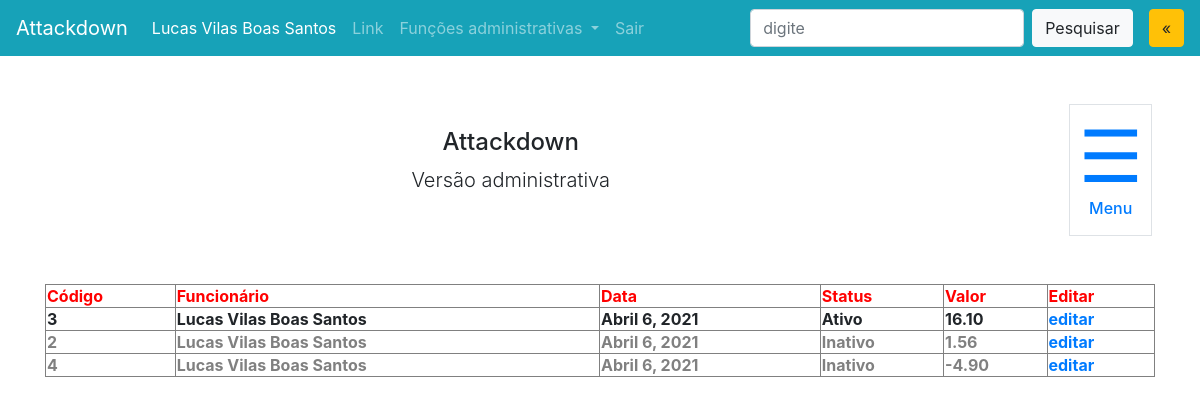
The page /pedidos/lista/ (signed in) on the database as committed earlier.
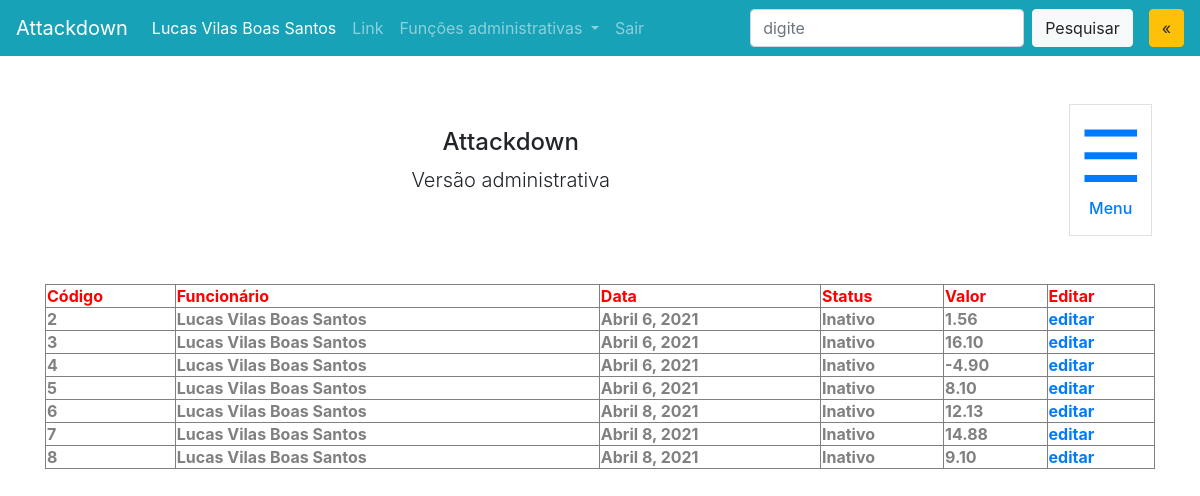
The same page on the database as committed later.
### account/models.py (models this page shows, shortened)
class Account(AbstractBaseUser, PermissionsMixin):
    email = models.EmailField(_('email address'), unique=True, max_length=60)
    cpf = models.TextField(unique=True, primary_key=True)
    nome = models.TextField(max_length=45)
    cargo = models.TextField(max_length=20)
    is_admin = models.BooleanField(default=False)
    is_staff = models.BooleanField(default=False)
    is_superuser = models.BooleanField(default=False)
    is_active = models.BooleanField(default=True)
    date_joined = models.DateTimeField(default=timezone.now)
    USERNAME_FIELD = 'email'
    REQUIRED_FIELDS = ['cpf']
    objects = AccountManager()

### pedido/models.py (models this page shows)
class Pedido(models.Model):
    idPedido = models.AutoField(primary_key=True)
    nomeFuncionario = models.ForeignKey(Account, default=None, on_delete=models.DO_NOTHING, null=True)
    dataPedido = models.DateField()
    status = models.BooleanField()
    valorTotal = models.DecimalField(max_digits=7, decimal_places=2)

### pedido/views.py (the view)
# urls.py: path('lista/', views.lista_pedidos),
def lista_pedidos(request):
    queryset = Pedido.objects.filter(nomeFuncionario=request.user).order_by('-status')
    context = {
        'pedidos':queryset
    }
    return render(request, 'lista-pedidos.html', context)

### templates/lista-pedidos.html (shortened to what this page needs)
{% extends "base.html" %}
{% block conteudo %}
	<table border=1 style="width: 100%;">
        <tr style="color: red;">
            <th>Código</th>
            <th>Funcionário</th>
            <th>Data</th>
            <th>Status</th>
            <th>Valor</th>
            <th>Editar</th>
        </tr>
        {% for pedido in pedidos %}
        <tr {% if not pedido.status %} style="color: grey;"{% endif %}>
            <th>{{ pedido.idPedido }}</th>
            <th>{{ pedido.nomeFuncionario.nome }}</th>
            <th>{{ pedido.dataPedido }}</th>
            <th>{% if pedido.status %}Ativo{% else %}Inativo{% endif %}</th>
            <th>{{ pedido.valorTotal }}</th>
            <th><a href="{% url 'editar-pedido' pedido.idPedido %}">editar</a></th>
        </tr>
        {% endfor %}
    </table>
{% endblock conteudo %}

### templates/base.html (shortened to what this page needs)
<html>
<head>
<link rel="stylesheet" href="https://stackpath.bootstrapcdn.com/bootstrap/4.2.1/css/bootstrap.min.css">
</head>
<body>
<nav class="navbar navbar-expand-xl navbar-dark bg-info">
	<a class="navbar-brand" href="http://127.0.0.1:8000/index/">Attackdown</a>
    <a class="pull-bs-canvas-right ml-3 order-xl-last btn btn-warning" href="#">&laquo;</a>
    <div class="collapse navbar-collapse" id="navbarSupportedContent">
		<ul class="navbar-nav mr-auto">
			<li class="nav-item active">
				<a class="nav-link" href="#">{{user.nome}}<span class="sr-only">(current)</span></a>
			</li>
			<li class="nav-item">
				<a class="nav-link" href="#">Link</a>
			</li>
			<li class="nav-item dropdown">
				<a class="nav-link dropdown-toggle" href="#" id="navbarDropdown" role="button" data-toggle="dropdown" aria-haspopup="true" aria-expanded="false">
				Funções administrativas
				</a>
			</li>
			<li class="nav-item">
				<a class="nav-link" href="/accounts/logout" tabindex="-1">Sair</a>
			</li>
		</ul>
		<form class="form-inline my-2 my-lg-0">
			<input class="form-control mr-sm-2" type="search" placeholder="digite" aria-label="Search">
			<button class="btn btn-light my-2 my-sm-0" type="submit">Pesquisar</button>
		</form>
	</div>
</nav>
<div class="d-flex justify-content-around my-5">
    <div class="flex-grow-1 text-center align-self-center">
    	<h4 class="h4">Attackdown</h4>
        <p class="lead">Versão administrativa</p>
    </div>
    <div class="text-center border p-2 mx-5">
    	<a class="pull-bs-canvas-right d-block text-primary text-decoration-none" href="#">
        	<span class="display-3">&#9776;</span>
            <h6>Menu</h6>
        </a>
    </div>
</div>
<div class="container">
	{% block conteudo %}
	{% endblock conteudo %}
</div>
</body>
</html>

### templates/base.html (style rules this page uses)
body { min-height: 100vh; }

Rows that differ between the two databases and show on the page:
shown differently, row unchanged: Pedido id 2: moves up the list
changed Pedido id 3: status "Ativo" → "Inativo"
added Pedido: idPedido "5", nomeFuncionario.nome "Lucas Vilas Boas Santos", dataPedido "Abril 6, 2021", status "Inativo", valorTotal "8.10"
added Pedido: idPedido "6", nomeFuncionario.nome "Lucas Vilas Boas Santos", dataPedido "Abril 8, 2021", status "Inativo", valorTotal "12.13"
added Pedido: idPedido "7", nomeFuncionario.nome "Lucas Vilas Boas Santos", dataPedido "Abril 8, 2021", status "Inativo", valorTotal "14.88"
added Pedido: idPedido "8", nomeFuncionario.nome "Lucas Vilas Boas Santos", dataPedido "Abril 8, 2021", status "Inativo", valorTotal "9.10"
